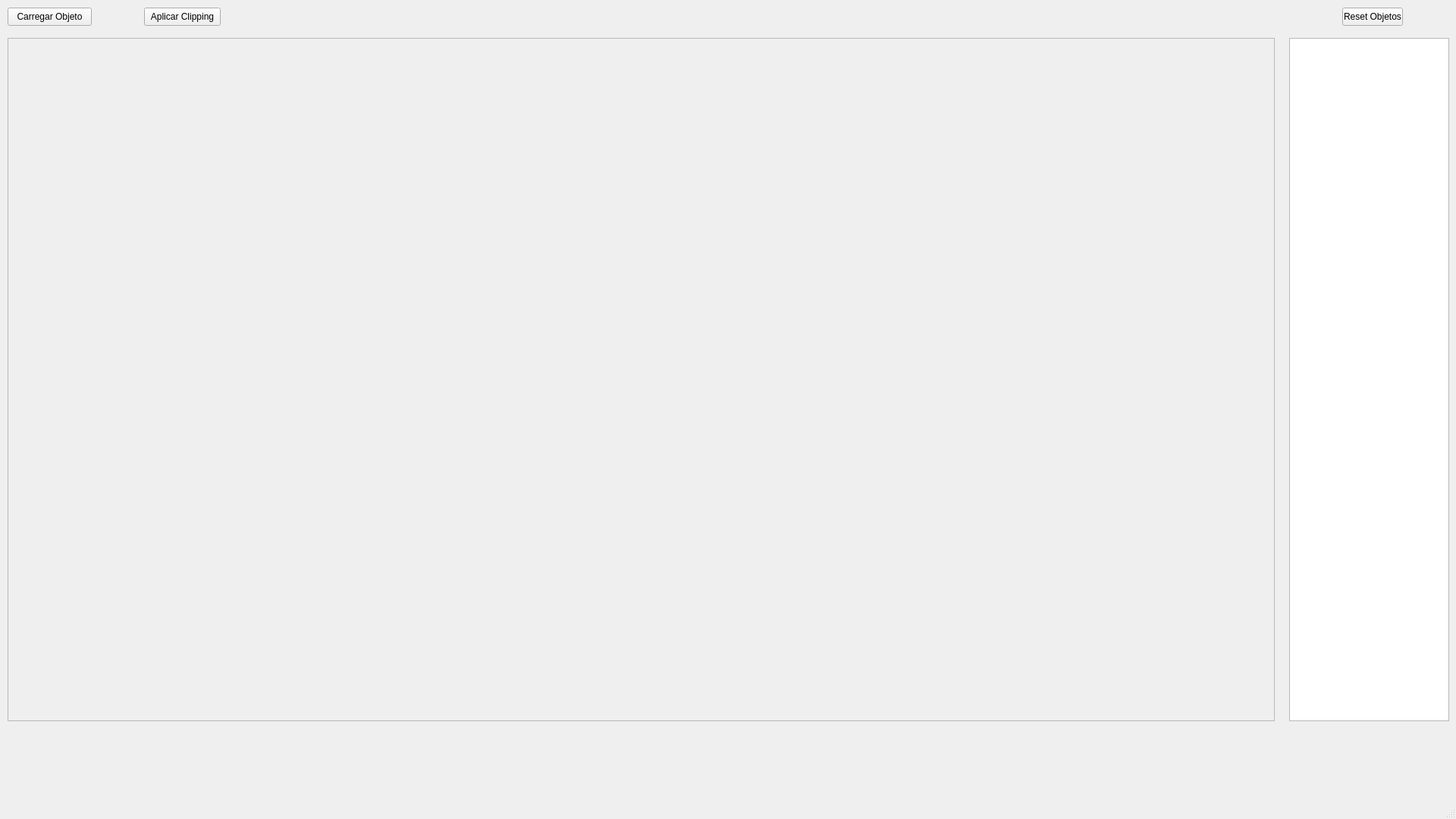
<?xml version="1.0" encoding="UTF-8"?>
<ui version="4.0">
 <class>MainWindow</class>
 <widget class="QMainWindow" name="MainWindow">
  <property name="geometry">
   <rect>
    <x>0</x>
    <y>0</y>
    <width>1920</width>
    <height>1080</height>
   </rect>
  </property>
  <property name="windowTitle">
   <string>MainWindow</string>
  </property>
  <widget class="QWidget" name="centralwidget">
   <widget class="QFrame" name="frame">
    <property name="geometry">
     <rect>
      <x>10</x>
      <y>50</y>
      <width>1671</width>
      <height>901</height>
     </rect>
    </property>
    <property name="frameShape">
     <enum>QFrame::Shape::StyledPanel</enum>
    </property>
    <property name="frameShadow">
     <enum>QFrame::Shadow::Raised</enum>
    </property>
   </widget>
   <widget class="QListView" name="listView">
    <property name="geometry">
     <rect>
      <x>1700</x>
      <y>50</y>
      <width>211</width>
      <height>901</height>
     </rect>
    </property>
   </widget>
   <widget class="QPushButton" name="resetObjetosBTN">
    <property name="geometry">
     <rect>
      <x>1770</x>
      <y>10</y>
      <width>80</width>
      <height>24</height>
     </rect>
    </property>
    <property name="text">
     <string>Reset Objetos</string>
    </property>
   </widget>
   <widget class="QPushButton" name="aplicarClippingBTN">
    <property name="geometry">
     <rect>
      <x>190</x>
      <y>10</y>
      <width>101</width>
      <height>24</height>
     </rect>
    </property>
    <property name="text">
     <string>Aplicar Clipping</string>
    </property>
   </widget>
   <widget class="QPushButton" name="carregarObjetoBTN">
    <property name="geometry">
     <rect>
      <x>10</x>
      <y>10</y>
      <width>111</width>
      <height>24</height>
     </rect>
    </property>
    <property name="text">
     <string>Carregar Objeto</string>
    </property>
   </widget>
  </widget>
  <widget class="QMenuBar" name="menubar">
   <property name="geometry">
    <rect>
     <x>0</x>
     <y>0</y>
     <width>1920</width>
     <height>21</height>
    </rect>
   </property>
  </widget>
  <widget class="QStatusBar" name="statusbar"/>
 </widget>
 <resources/>
 <connections/>
</ui>
